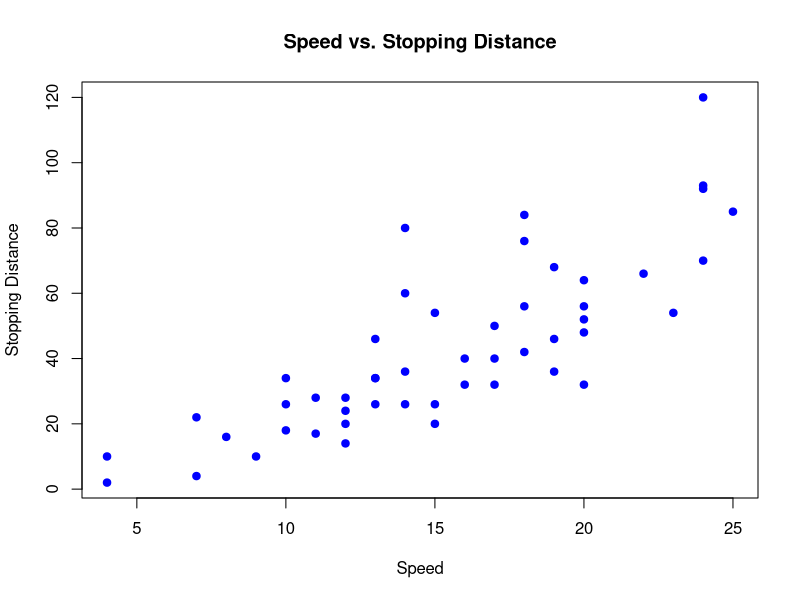
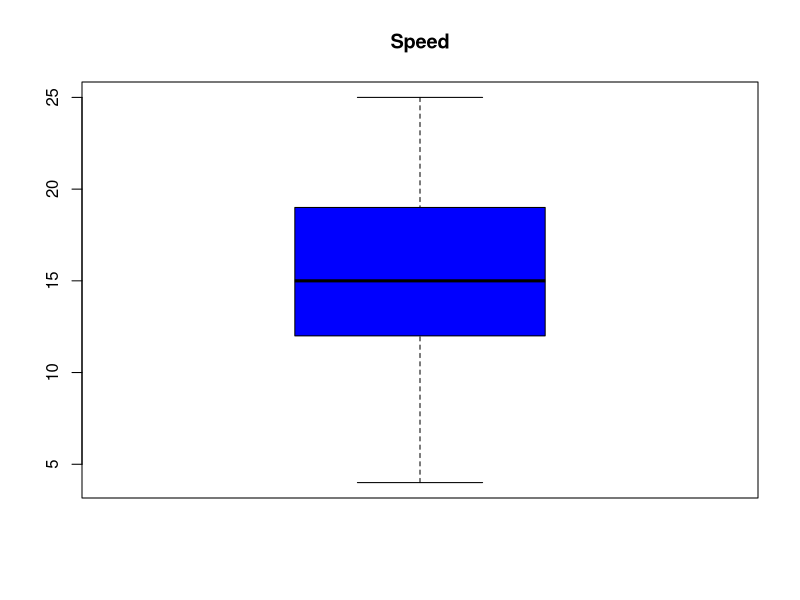
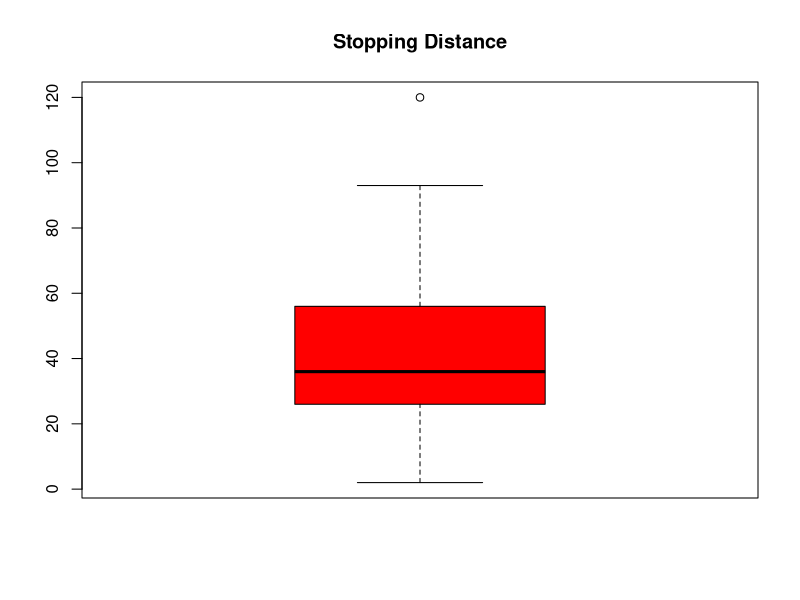
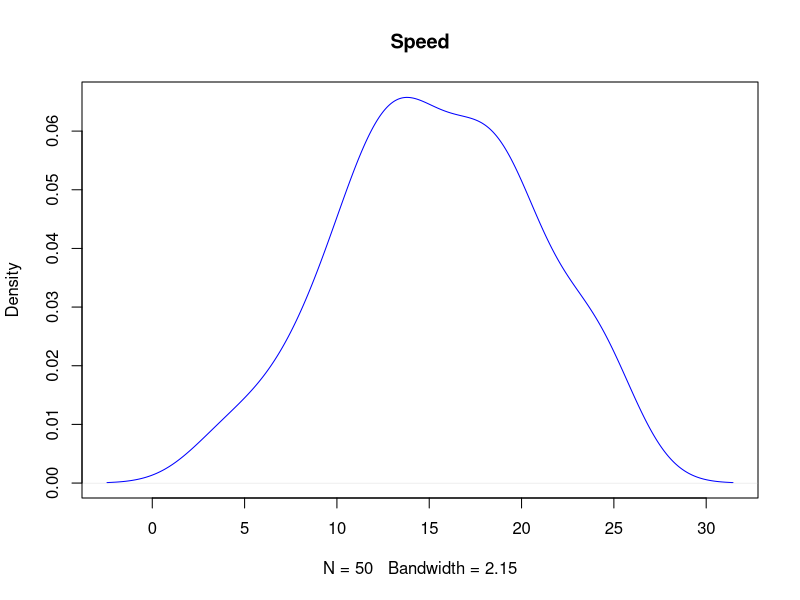
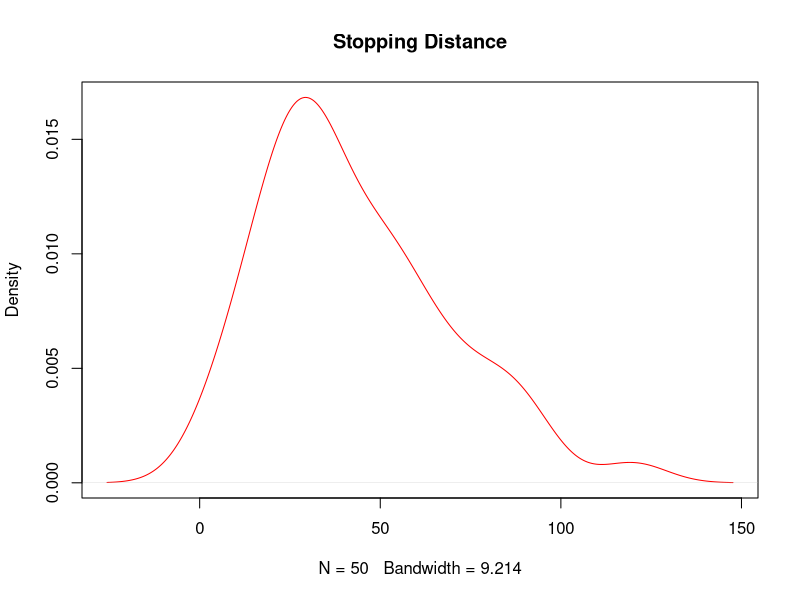
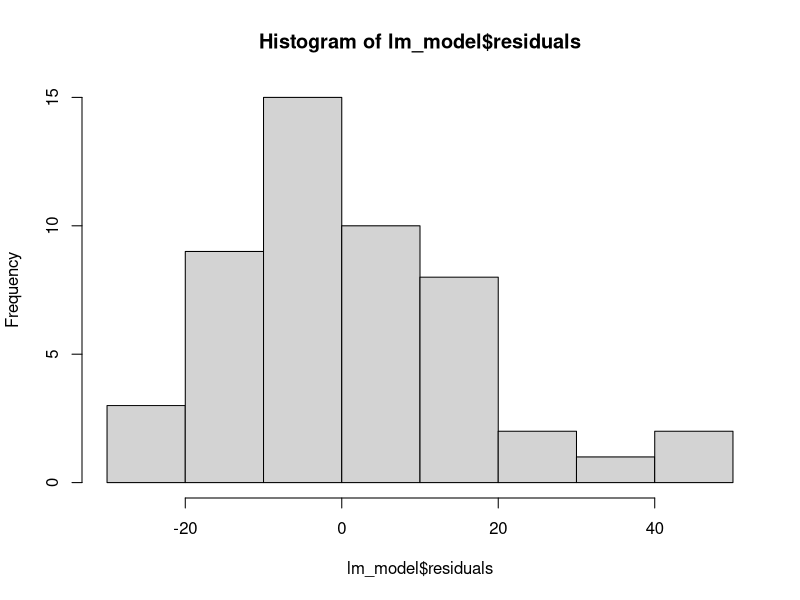
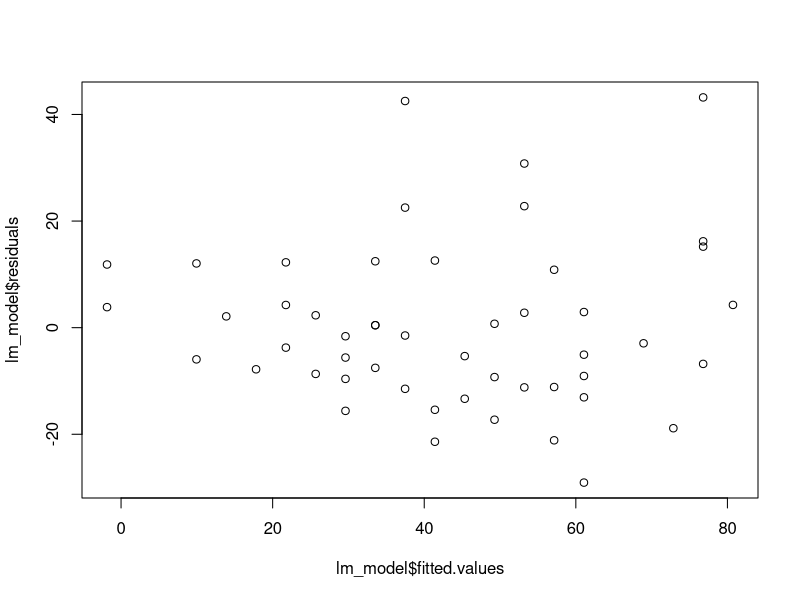
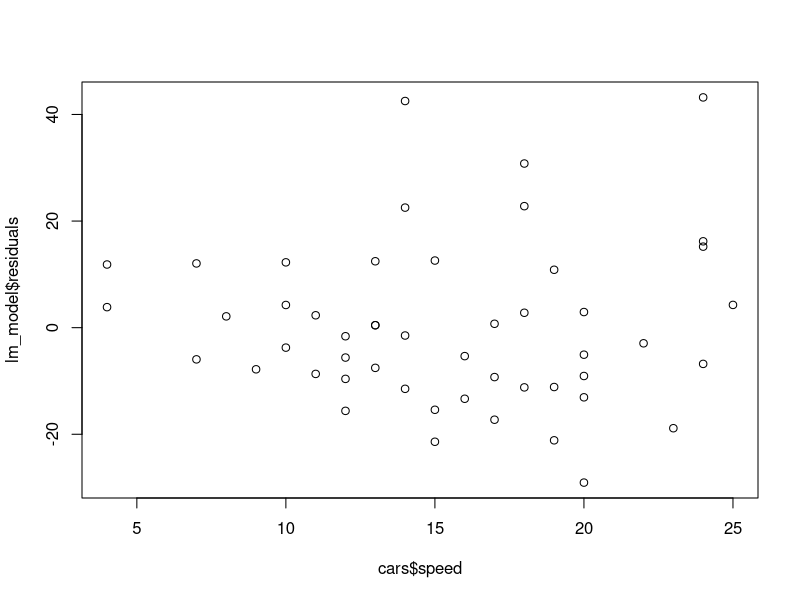

R code for these plots, in order:
## ---- chunk 1
# a) create a scatter plot for the response (dist) and predictor (speed) variables
plot(cars$speed, cars$dist, main = "Speed vs. Stopping Distance", xlab = "Speed", ylab = "Stopping Distance", pch = 19, col = "blue")

# b) create a boxplot for each variable speed and dist using the function boxplot()
boxplot(cars$speed, main = "Speed", col = "blue")
boxplot(cars$dist, main = "Stopping Distance", col = "red")

# c) create a density plot for each variable speed and dist using the function density()
plot(density(cars$speed), main = "Speed", col = "blue")
plot(density(cars$dist), main = "Stopping Distance", col = "red")

# d) calculate the correlation between the response (dist) and predictor (speed) variables
cor(cars$speed, cars$dist)
## ---- chunk 2
# a) build the linear model using the function lm(formula, data) and find the beta coefficients b_0 and b_1. Save the output of the linear model in a variable
lm_model <- lm(dist ~ speed, data = cars)
coefficients(lm_model)

# b) plot the distribution of the residuals using the function hist()
hist(lm_model$residuals)

# c) What is the coefficient of determination R^2? What is the relationship with the coefficient of correlation?
summary(lm_model)$r.squared
cor(cars$speed, cars$dist)^2

# d) compute 0.95 and 0.99 intervals for the beta coefficients b_0 and b_1
confint(lm_model, level = 0.95)
confint(lm_model, level = 0.99)
# Does the interval of b_1 contain the value 0? What does this mean?
#Yes, it does. This means that the variable speed is not a significant predictor for the stopping distance.
## ---- chunk 3
# a) plot the fitted values of the linear model created in Task 2 against the residuals using the function plot()
plot(lm_model$fitted.values, lm_model$residuals)

# b) Plot the residuals against the predictor variable speed using the function plot()
plot(cars$speed, lm_model$residuals)

# c) Are the residuals normally distributed? Use the Sharpiro-Wilk test to check the normality of the residuals
shapiro.test(lm_model$residuals)

# d) create the normal probability plot of the standardized residuals 
linearMod.stdres <- rstandard(lm_model)
qqnorm(linearMod.stdres, main = "Normal Q-Q Plot")
qqline(linearMod.stdres)
